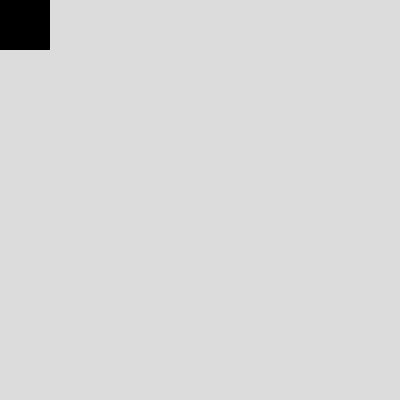
Frame 1 (no input)
Frame 60 (no input): identical to frame 1, image omitted
Frame 120 (the mouse pressed at the canvas centre since frame 60): identical to frame 1, image omitted

The p5.js sketch that drew this single still picture (run headless with seeded random() and noise() and a simulated clock; from frame 60 on, the mouse is pressed at the canvas centre):

// p5.js sketch
// ── sketch.js
function setup() {
    createCanvas(400, 400);
    pg = createGraphics(50,50);
}
  
function draw() {
  pg.background(0);
  background(220);
  image(pg, 0,0)
}
